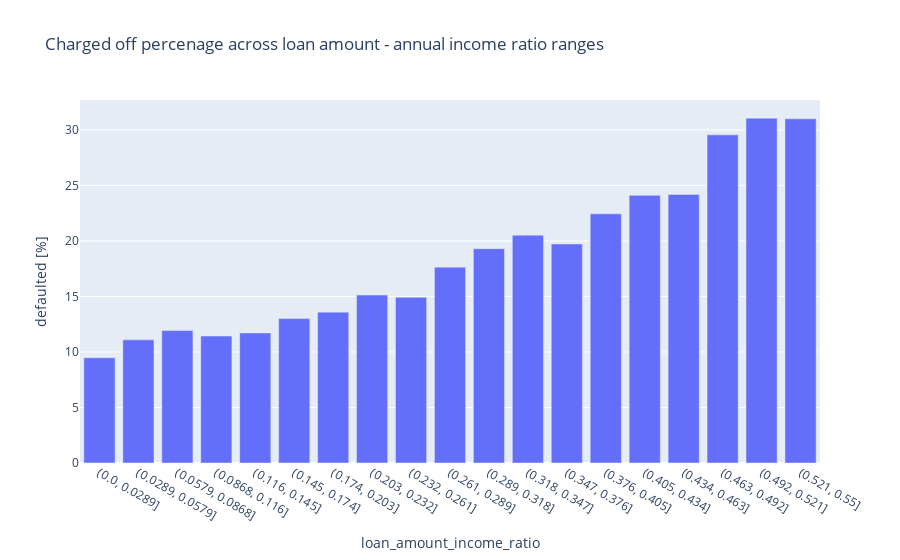

Notebook code cell kept with this figure:
### Markdown cell above
#### Check how the borrowed amount relative to annual income affects default rate (percentage)

### Code cell
# create bins
bins = np.linspace(0, 0.55, num=20)
# perform the binned analysis for continious var 'loan_amnt'
results = segmented_analysis_binned(loan_filtered, 'loan_amount_income_ratio', bins)
# plot bar chart to visualise percentage of defaulted based on loan amount - annual income ratio (loan_amnt / annual_income)
fig2 = px.bar(results.defaulted_ratio, y="defaulted [%]", title="Charged off percenage across loan amount - annual income ratio ranges")
fig2.show()

### Figure 1 — Plotly figure (JSON) as saved in the notebook; plotly's stock layout.template omitted (floating-point values rounded to 4 significant figures)
{"data": [{"alignmentgroup": "True", "hovertemplate": "loan_amount_income_ratio=%{x}<br>defaulted [%]=%{y}<extra></extra>", "legendgroup": "", "marker": {"color": "#636efa", "pattern": {"shape": ""}}, "name": "", "offsetgroup": "", "orientation": "v", "showlegend": false, "textposition": "auto", "type": "bar", "x": ["(0.0, 0.0289]", "(0.0289, 0.0579]", "(0.0579, 0.0868]", "(0.0868, 0.116]", "(0.116, 0.145]", "(0.145, 0.174]", "(0.174, 0.203]", "(0.203, 0.232]", "(0.232, 0.261]", "(0.261, 0.289]", "(0.289, 0.318]", "(0.318, 0.347]", "(0.347, 0.376]", "(0.376, 0.405]", "(0.405, 0.434]", "(0.434, 0.463]", "(0.463, 0.492]", "(0.492, 0.521]", "(0.521, 0.55]"], "xaxis": "x", "y": [9.478, 11.09, 11.93, 11.44, 11.72, 13.01, 13.59, 15.13, 14.93, 17.64, 19.3, 20.52, 19.73, 22.44, 24.11, 24.19, 29.56, 31.07, 31.01], "yaxis": "y"}], "layout": {"barmode": "relative", "legend": {"tracegroupgap": 0}, "title": {"text": "Charged off percenage across loan amount - annual income ratio ranges"}, "xaxis": {"anchor": "y", "domain": [0, 1], "title": {"text": "loan_amount_income_ratio"}}, "yaxis": {"anchor": "x", "domain": [0, 1], "title": {"text": "defaulted [%]"}}}}
